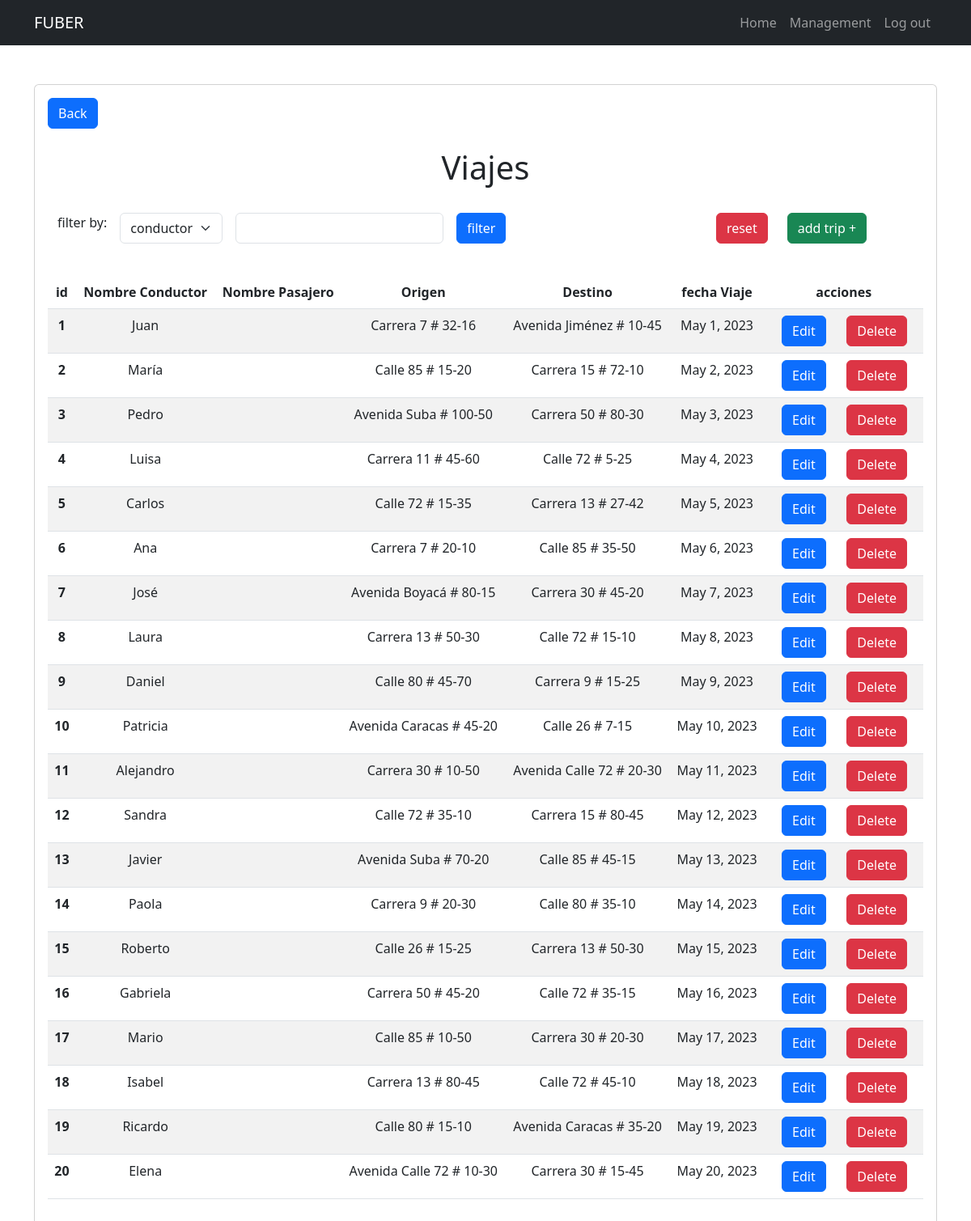
/viajes/ (signed in), run on the app's committed database.
### fuber/models.py (models this page shows, shortened)
class viaje(models.Model):
    trip_id = models.AutoField(primary_key=True)
    driver = models.ForeignKey(conductor, on_delete=models.CASCADE)
    user = models.ForeignKey(User, on_delete=models.CASCADE)
    direccion_origen = models.CharField(max_length=500)
    direccion_destino = models.CharField(max_length=500)
    fecha_viaje = models.DateField()

class conductor(models.Model):
    driver_id = models.AutoField(primary_key=True)
    nombre = models.CharField(max_length=50)
    apellido = models.CharField(max_length=50)
    correo = models.CharField(max_length=50)
    telefono = models.CharField(max_length=50)
    fecha_nacimiento = models.DateField()
    vehicle = models.OneToOneField(vehiculo, on_delete=models.CASCADE)

### fuber/views.py (the view, shortened to what this page needs)
# urls.py: path('viajes/', views.viajes, name='viajes'),
@login_required
def viajes(request):
    fields = {'conductor': 'driver', 'pasajero': 'user', 'origen': 'direccion_origen', 'destino':'direccion_destino'}
    if request.method == 'GET':
        trips = viaje.objects.all()
        txtFilter = ''
    campos = ['conductor', 'pasajero', 'origen', 'destino']
    return render(request, 'viajes.html', {
        'trips': trips,
        'campos': campos,
        'txtFilter': txtFilter
    })

### fuber/templates/viajes.html (shortened to what this page needs)
{% extends 'base.html' %} {% block content %}
<div class="row">
  <div class="col-sm-8">
    <a class="btn btn-primary" href="/management">Back</a>
  </div>
</div>
<br />
<div class="container">
  <div class="text-center"><h1>Viajes</h1></div>
</div>
<br />
<div class="container">
  <div class="row">
    <div class="col">
      <form class="row g-3" autocomplete="off" method="post">
        <div class="col-auto">
          <p>filter by:</p>
        </div>
        <div class="col-auto">
          <select
            name="field"
            class="form-select"
            aria-label="Default select example"
          >
            {% for campo in campos %}
            <option value="{{campo}}">{{campo}}</option>
            {% endfor %}
          </select>
        </div>
        <div class="col-auto">
          <input
            name="txtFilter"
            type="text"
            class="form-control"
            value="{{txtFilter}}"
          />
        </div>
        <div class="col-auto">
          <button type="submit" class="btn btn-primary mb-3">filter</button>
        </div>
      </form>
    </div>
    <div class="col-md-auto">
      <form action="{% url 'viajes' %}" method="get">
        <button class="btn btn-danger mb-3">reset</button>
      </form>
    </div>
    <div class="col col-lg-2">
      <form action="{% url 'viajes_create' %}" method="get">
        <button class="btn btn-success mb-3">add trip +</button>
      </form>
    </div>
  </div>
</div>
  <br />
  <table class="table table-striped text-center">
    <thead>
      <tr>
        <th scope="col">id</th>
        <th scope="col">Nombre Conductor</th>
        <th scope="col">Nombre Pasajero</th>
        <th scope="col">Origen</th>
        <th scope="col">Destino</th>
        <th scope="col">fecha Viaje</th>
        <th scope="col">acciones</th>
      </tr>
    </thead>
    <tbody>
      {% for trip in trips %}
      <tr>
        <th scope="row">{{trip.trip_id}}</th>
        <td>{{trip.driver.nombre}}</td>
        <td>{{trip.user.first_name}}</td>
        <td>{{trip.direccion_origen}}</td>
        <td>{{trip.direccion_destino}}</td>
        <td>{{trip.fecha_viaje}}</td>
        <td>
          <div class="container text-center">
            <div class="row">
              <div class="col">
                <form
                  action="{% url 'viajes_edit' trip.trip_id %}"
                  method="get"
                >
                  <button class="btn btn-primary">Edit</button>
                </form>
              </div>
              <div class="col">
                <form
                  action="{% url 'viajes_delete' trip.trip_id %}"
                  method="post"
                >
                  <button
                    class="btn btn-danger"
                    onclick="return confirmDelete();"
                  >
                    Delete
                  </button>
                </form>
              </div>
            </div>
          </div>
        </td>
        {% endfor %}
      </tr>
    </tbody>
  </table>
  {% endblock %}

### data on the page
viaje: trip_id "1", driver.nombre "Juan", direccion_origen "Carrera 7 # 32-16", direccion_destino "Avenida Jiménez # 10-45", fecha_viaje "May 1, 2023"
viaje: trip_id "2", driver.nombre "María", direccion_origen "Calle 85 # 15-20", direccion_destino "Carrera 15 # 72-10", fecha_viaje "May 2, 2023"
viaje: trip_id "3", driver.nombre "Pedro", direccion_origen "Avenida Suba # 100-50", direccion_destino "Carrera 50 # 80-30", fecha_viaje "May 3, 2023"
viaje: trip_id "4", driver.nombre "Luisa", direccion_origen "Carrera 11 # 45-60", direccion_destino "Calle 72 # 5-25", fecha_viaje "May 4, 2023"
viaje: trip_id "5", driver.nombre "Carlos", direccion_origen "Calle 72 # 15-35", direccion_destino "Carrera 13 # 27-42", fecha_viaje "May 5, 2023"
viaje: trip_id "6", driver.nombre "Ana", direccion_origen "Carrera 7 # 20-10", direccion_destino "Calle 85 # 35-50", fecha_viaje "May 6, 2023"
viaje: trip_id "7", driver.nombre "José", direccion_origen "Avenida Boyacá # 80-15", direccion_destino "Carrera 30 # 45-20", fecha_viaje "May 7, 2023"
viaje: trip_id "8", driver.nombre "Laura", direccion_origen "Carrera 13 # 50-30", direccion_destino "Calle 72 # 15-10", fecha_viaje "May 8, 2023"
viaje: trip_id "9", driver.nombre "Daniel", direccion_origen "Calle 80 # 45-70", direccion_destino "Carrera 9 # 15-25", fecha_viaje "May 9, 2023"
viaje: trip_id "10", driver.nombre "Patricia", direccion_origen "Avenida Caracas # 45-20", direccion_destino "Calle 26 # 7-15", fecha_viaje "May 10, 2023"
viaje: trip_id "11", driver.nombre "Alejandro", direccion_origen "Carrera 30 # 10-50", direccion_destino "Avenida Calle 72 # 20-30", fecha_viaje "May 11, 2023"
viaje: trip_id "12", driver.nombre "Sandra", direccion_origen "Calle 72 # 35-10", direccion_destino "Carrera 15 # 80-45", fecha_viaje "May 12, 2023"
viaje: trip_id "13", driver.nombre "Javier", direccion_origen "Avenida Suba # 70-20", direccion_destino "Calle 85 # 45-15", fecha_viaje "May 13, 2023"
viaje: trip_id "14", driver.nombre "Paola", direccion_origen "Carrera 9 # 20-30", direccion_destino "Calle 80 # 35-10", fecha_viaje "May 14, 2023"
viaje: trip_id "15", driver.nombre "Roberto", direccion_origen "Calle 26 # 15-25", direccion_destino "Carrera 13 # 50-30", fecha_viaje "May 15, 2023"
viaje: trip_id "16", driver.nombre "Gabriela", direccion_origen "Carrera 50 # 45-20", direccion_destino "Calle 72 # 35-15", fecha_viaje "May 16, 2023"
viaje: trip_id "17", driver.nombre "Mario", direccion_origen "Calle 85 # 10-50", direccion_destino "Carrera 30 # 20-30", fecha_viaje "May 17, 2023"
viaje: trip_id "18", driver.nombre "Isabel", direccion_origen "Carrera 13 # 80-45", direccion_destino "Calle 72 # 45-10", fecha_viaje "May 18, 2023"
viaje: trip_id "19", driver.nombre "Ricardo", direccion_origen "Calle 80 # 15-10", direccion_destino "Avenida Caracas # 35-20", fecha_viaje "May 19, 2023"
viaje: trip_id "20", driver.nombre "Elena", direccion_origen "Avenida Calle 72 # 10-30", direccion_destino "Carrera 30 # 15-45", fecha_viaje "May 20, 2023"

### other printed values
form field field "conductor"
